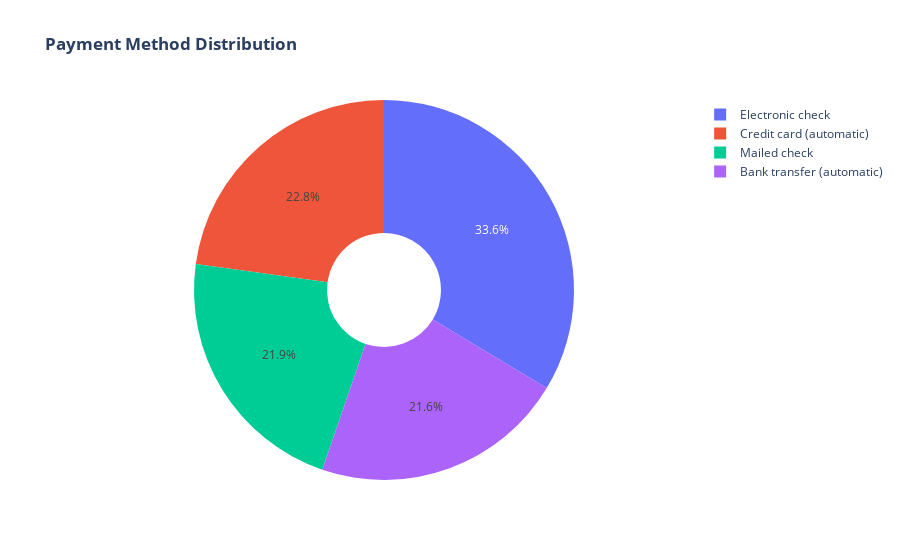

The notebook cell this image was saved under:
### Markdown cell above
<p style = 'font-size:16px;font-family:Arial'> About 75% of customer with Month-to-Month Contract opted to move out as compared to 13% of customers with One Year Contract and 3% with Two Year Contract

### Code cell
labels = df['PaymentMethod'].unique()
values = df['PaymentMethod'].value_counts()

fig = go.Figure(data=[go.Pie(labels=labels, values=values, hole=.3)])
fig.update_layout(title_text="<b>Payment Method Distribution</b>")
fig.show()

### Figure 1 — Plotly figure (JSON) as saved in the notebook; plotly's stock layout.template omitted (floating-point values rounded to 4 significant figures)
{"data": [{"hole": 0.3, "labels": ["Electronic check", "Credit card (automatic)", "Mailed check", "Bank transfer (automatic)"], "type": "pie", "values": [2365, 1604, 1542, 1521]}], "layout": {"autosize": true, "title": {"text": "<b>Payment Method Distribution</b>"}}}
